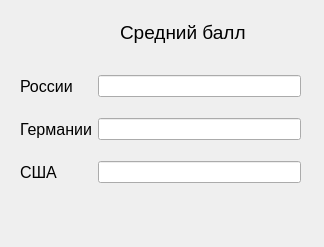
<?xml version="1.0" encoding="UTF-8"?>
<ui version="4.0">
 <class>Form</class>
 <widget class="QWidget" name="Form">
  <property name="geometry">
   <rect>
    <x>0</x>
    <y>0</y>
    <width>324</width>
    <height>247</height>
   </rect>
  </property>
  <property name="windowTitle">
   <string>Form</string>
  </property>
  <widget class="QLabel" name="label_4">
   <property name="geometry">
    <rect>
     <x>120</x>
     <y>20</y>
     <width>151</width>
     <height>24</height>
    </rect>
   </property>
   <property name="font">
    <font>
     <pointsize>14</pointsize>
    </font>
   </property>
   <property name="text">
    <string>Средний балл</string>
   </property>
  </widget>
  <widget class="QWidget" name="">
   <property name="geometry">
    <rect>
     <x>20</x>
     <y>60</y>
     <width>281</width>
     <height>141</height>
    </rect>
   </property>
   <layout class="QGridLayout" name="gridLayout">
    <item row="0" column="0">
     <widget class="QLabel" name="label">
      <property name="font">
       <font>
        <pointsize>12</pointsize>
       </font>
      </property>
      <property name="text">
       <string>России</string>
      </property>
     </widget>
    </item>
    <item row="0" column="1">
     <widget class="QLineEdit" name="rus"/>
    </item>
    <item row="1" column="0">
     <widget class="QLabel" name="label_2">
      <property name="font">
       <font>
        <pointsize>12</pointsize>
       </font>
      </property>
      <property name="text">
       <string>Германии</string>
      </property>
     </widget>
    </item>
    <item row="1" column="1">
     <widget class="QLineEdit" name="deu"/>
    </item>
    <item row="2" column="0">
     <widget class="QLabel" name="label_3">
      <property name="font">
       <font>
        <pointsize>12</pointsize>
       </font>
      </property>
      <property name="text">
       <string>США</string>
      </property>
     </widget>
    </item>
    <item row="2" column="1">
     <widget class="QLineEdit" name="usa"/>
    </item>
   </layout>
  </widget>
 </widget>
 <resources/>
 <connections/>
</ui>
